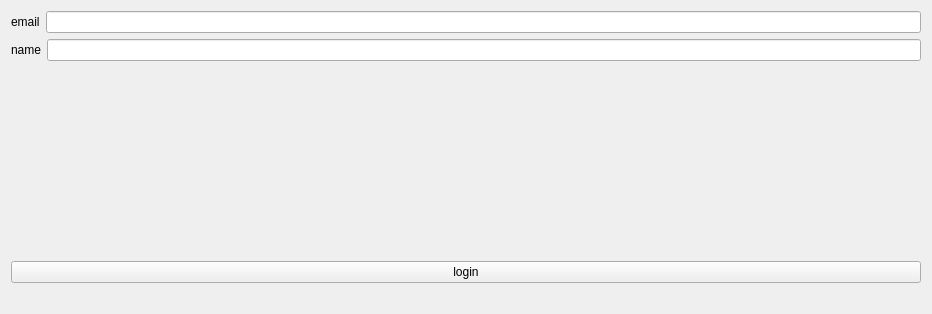
<?xml version="1.0" encoding="UTF-8"?>
<ui version="4.0">
 <class>Form</class>
 <widget class="QWidget" name="Form">
  <property name="geometry">
   <rect>
    <x>0</x>
    <y>0</y>
    <width>932</width>
    <height>314</height>
   </rect>
  </property>
  <property name="windowTitle">
   <string>Form</string>
  </property>
  <layout class="QVBoxLayout" name="verticalLayout_2">
   <item>
    <layout class="QHBoxLayout" name="horizontalLayout">
     <item>
      <widget class="QLabel" name="label">
       <property name="text">
        <string>email</string>
       </property>
      </widget>
     </item>
     <item>
      <widget class="QLineEdit" name="email_input"/>
     </item>
    </layout>
   </item>
   <item>
    <layout class="QHBoxLayout" name="horizontalLayout_2">
     <item>
      <widget class="QLabel" name="label_2">
       <property name="text">
        <string>name</string>
       </property>
      </widget>
     </item>
     <item>
      <widget class="QLineEdit" name="name_input"/>
     </item>
    </layout>
   </item>
   <item>
    <spacer name="verticalSpacer">
     <property name="orientation">
      <enum>Qt::Vertical</enum>
     </property>
     <property name="sizeHint" stdset="0">
      <size>
       <width>20</width>
       <height>40</height>
      </size>
     </property>
    </spacer>
   </item>
   <item>
    <layout class="QVBoxLayout" name="verticalLayout">
     <item>
      <widget class="QPushButton" name="pushButton">
       <property name="text">
        <string>login</string>
       </property>
      </widget>
     </item>
     <item>
      <widget class="QLabel" name="result">
       <property name="styleSheet">
        <string notr="true">font: 75 16pt &quot;MS Shell Dlg 2&quot;;</string>
       </property>
       <property name="text">
        <string/>
       </property>
      </widget>
     </item>
    </layout>
   </item>
  </layout>
 </widget>
 <resources/>
 <connections/>
</ui>
